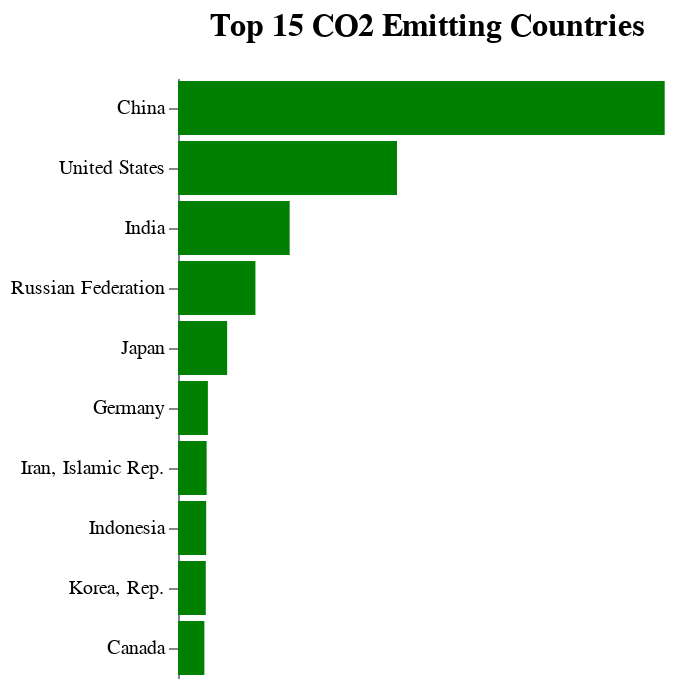

Here is the notebook cell this chart was saved with:
### Markdown cell above
As expected, our CO2 values listed in column '2019' are so large its read in scientic notation. We could rescale our values to a larger unit, but our values are already in kilotons and truth be told, I don't really know what measure unit level is above kilotons.

All in all, it is not easy to read our values and it is hard to get any insights out of it. Lets try plotting our values in a bar graph.

### Code cell
# Plot a bar chart to show the size difference in the amount of CO2 emitted by each country.

top_15_co2_emitter= alt.Chart(top_10_df).mark_bar(color='green').encode(
    x= alt.X('2019', title='kiloton', axis=None),
    y= alt.Y('Country Name', sort= top_10_df['Country Name'].values, title= ''),
    tooltip = alt.Tooltip(['2019'], format= ',.0f', title= 'CO2 kilotons')
).properties(
    title= alt.TitleParams('Top 15 CO2 Emitting Countries', subtitle= ' ', fontSize= 16), height= 300, width= 250
).configure_view(
    strokeWidth=0
).configure_axis(
    grid= False)

top_15_co2_emitter.display()

### Figure 1 — Vega-Lite specification as saved in the notebook (floating-point values rounded to 4 significant figures)
{"config": {"view": {"continuousWidth": 400, "continuousHeight": 300, "strokeWidth": 0}, "axis": {"grid": false}}, "data": {"name": "data-9544f3af89680434ddc43ffed6411c79"}, "mark": {"type": "bar", "color": "green"}, "encoding": {"tooltip": [{"field": "2019", "format": ",.0f", "title": "CO2 kilotons", "type": "quantitative"}], "x": {"axis": null, "field": "2019", "title": "kiloton", "type": "quantitative"}, "y": {"field": "Country Name", "sort": ["China", "United States", "India", "Russian Federation", "Japan", "Germany", "Iran, Islamic Rep.", "Indonesia", "Korea, Rep.", "Canada"], "title": "", "type": "nominal"}}, "height": 300, "title": {"text": "Top 15 CO2 Emitting Countries", "fontSize": 16, "subtitle": " "}, "width": 250, "$schema": "https://vega.github.io/schema/vega-lite/v4.17.0.json", "datasets": {"data-9544f3af89680434ddc43ffed6411c79": [{"Country Code": "CHN", "Region": "East Asia & Pacific", "Income Group": "Upper middle income", "Country Name": "China", "2019": 10710000.0}, {"Country Code": "USA", "Region": "North America", "Income Group": "High income", "Country Name": "United States", "2019": 4818000.0}, {"Country Code": "IND", "Region": "South Asia", "Income Group": "Lower middle income", "Country Name": "India", "2019": 2456000.0}, {"Country Code": "RUS", "Region": "Europe & Central Asia", "Income Group": "Upper middle income", "Country Name": "Russian Federation", "2019": 1704000.0}, {"Country Code": "JPN", "Region": "East Asia & Pacific", "Income Group": "High income", "Country Name": "Japan", "2019": 1082000.0}, {"Country Code": "DEU", "Region": "Europe & Central Asia", "Income Group": "High income", "Country Name": "Germany", "2019": 657400.0}, {"Country Code": "IRN", "Region": "Middle East & North Africa", "Income Group": "Lower middle income", "Country Name": "Iran, Islamic Rep.", "2019": 630000.0}, {"Country Code": "IDN", "Region": "East Asia & Pacific", "Income Group": "Lower middle income", "Country Name": "Indonesia", "2019": 619800.0}, {"Country Code": "KOR", "Region": "East Asia & Pacific", "Income Group": "High income", "Country Name": "Korea, Rep.", "2019": 610800.0}, {"Country Code": "CAN", "Region": "North America", "Income Group": "High income", "Country Name": "Canada", "2019": 580200.0}]}}
